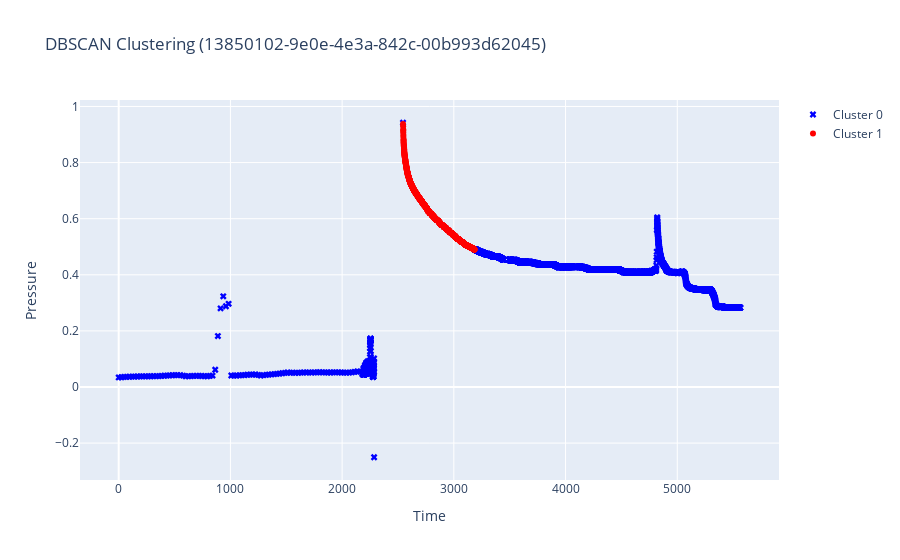

Here is the notebook cell this chart was saved with:
### Code cell
filename, recovery, drop, clust_df = process_file(filename, DATA_PATH)
plot_data(clust_df, filename)

### Figure 1 — Plotly figure (JSON) as saved in the notebook; plotly's stock layout.template omitted (floating-point values rounded to 4 significant figures; data arrays with more than 128 entries replaced by an {"elided": "..."} marker saying what was removed)
{"data": [{"marker": {"color": "blue", "size": 6, "symbol": "x"}, "mode": "markers", "name": "Cluster 0", "type": "scatter", "x": {"elided": "4636 float values"}, "y": {"elided": "4636 float values"}}, {"marker": {"color": "red", "size": 6, "symbol": "circle"}, "mode": "markers", "name": "Cluster 1", "type": "scatter", "x": {"elided": "1158 float values"}, "y": {"elided": "1158 float values"}}], "layout": {"showlegend": true, "title": {"text": "DBSCAN Clustering (13850102-9e0e-4e3a-842c-00b993d62045)"}, "xaxis": {"title": {"text": "Time"}}, "yaxis": {"title": {"text": "Pressure"}}}}
